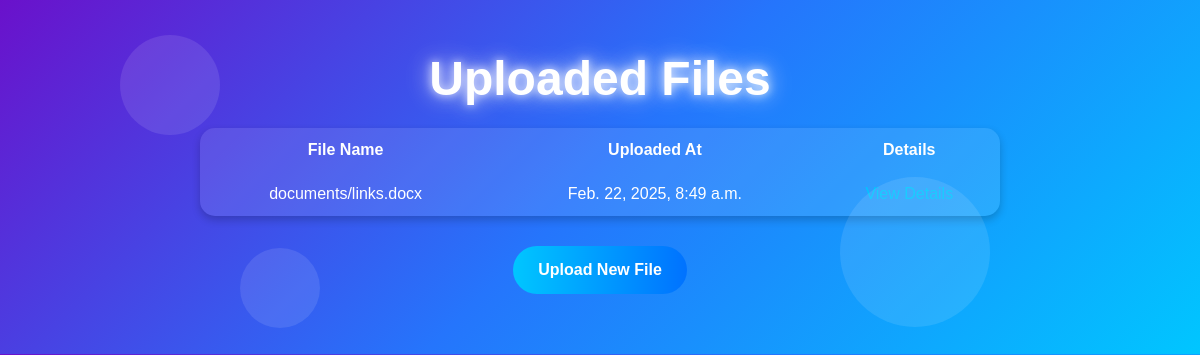
The page /files/ on the database as committed earlier.
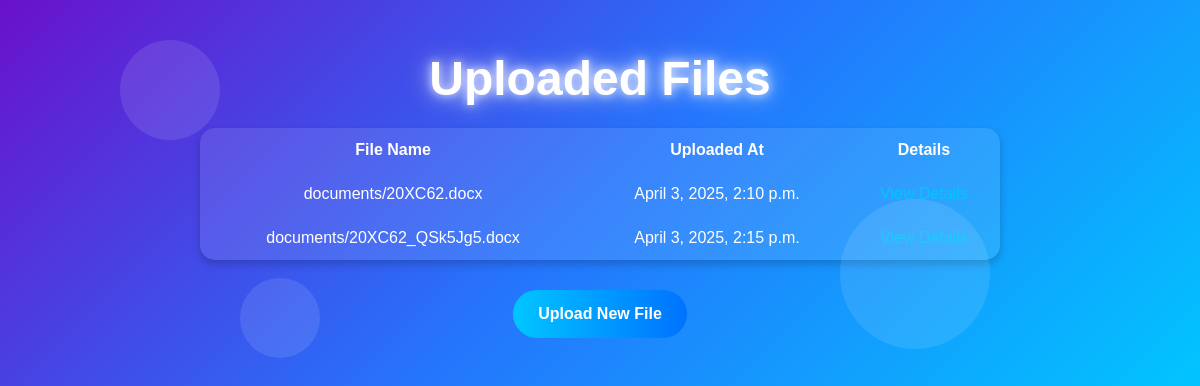
The same page on the database as committed later.
### Student/models.py (models this page shows, shortened)
class UploadFile(models.Model):
    student_upload = models.ForeignKey(LoginForm, on_delete=models.CASCADE, related_name='uploads', null=True, blank=True)
    upload_file = models.FileField(null=False, upload_to='documents/', validators=[FileExtensionValidator(['pdf', 'docx', 'pptx'])])
    uploaded_at = models.DateTimeField(auto_now_add=True)
    student_options = models.CharField(choices=STUDENT_CHOICE, max_length=30)
    keywords = models.TextField(null=True, blank=True)
    summary = models.TextField(null=True, blank=True)
    class Meta:
        verbose_name_plural = 'File Upload'

### Student/views.py (the view)
# urls.py: path('files/', views.file_list, name='file_list'),
def file_list(request):
    files = UploadFile.objects.all()
    return render(request, 'file_list.html', {'files': files})

### templates/file_list.html (shortened to what this page needs)
<!DOCTYPE html>
<html lang="en">
<head>
    <link rel="stylesheet" href="https://cdn.jsdelivr.net/npm/bootstrap@5.3.0/dist/css/bootstrap.min.css">
    <link rel="stylesheet" href="https://cdn.jsdelivr.net/npm/bootstrap-icons/font/bootstrap-icons.css">
    <link rel="stylesheet" href="https://cdnjs.cloudflare.com/ajax/libs/animate.css/4.1.1/animate.min.css">
</head>
<body>
    <section class="content-section">
        <div class="shape shape-1"></div>
        <div class="shape shape-2"></div>
        <div class="shape shape-3"></div>
        <h1>Uploaded Files</h1>
        <table>
            <thead>
                <tr>
                    <th>File Name</th>
                    <th>Uploaded At</th>
                    <th>Details</th>
                </tr>
            </thead>
            <tbody>
                {% for file in files %}
                <tr>
                    <td>{{ file.upload_file.name }}</td>
                    <td>{{ file.uploaded_at }}</td>
                    <td><a href="{% url 'files' pk=file.pk %}">View Details</a></td>
                </tr>
                {% endfor %}
            </tbody>
        </table>
        <a href="{% url 'upload_file' %}" class="btn">Upload New File</a>
    </section>
</body>
</html>

Rows that differ between the two databases and show on the page:
removed UploadFile: upload_file.name "documents/links.docx", uploaded_at "Feb. 22, 2025, 8:49 a.m."
added UploadFile: upload_file.name "documents/20XC62.docx", uploaded_at "April 3, 2025, 2:10 p.m."
added UploadFile: upload_file.name "documents/20XC62_QSk5Jg5.docx", uploaded_at "April 3, 2025, 2:15 p.m."
